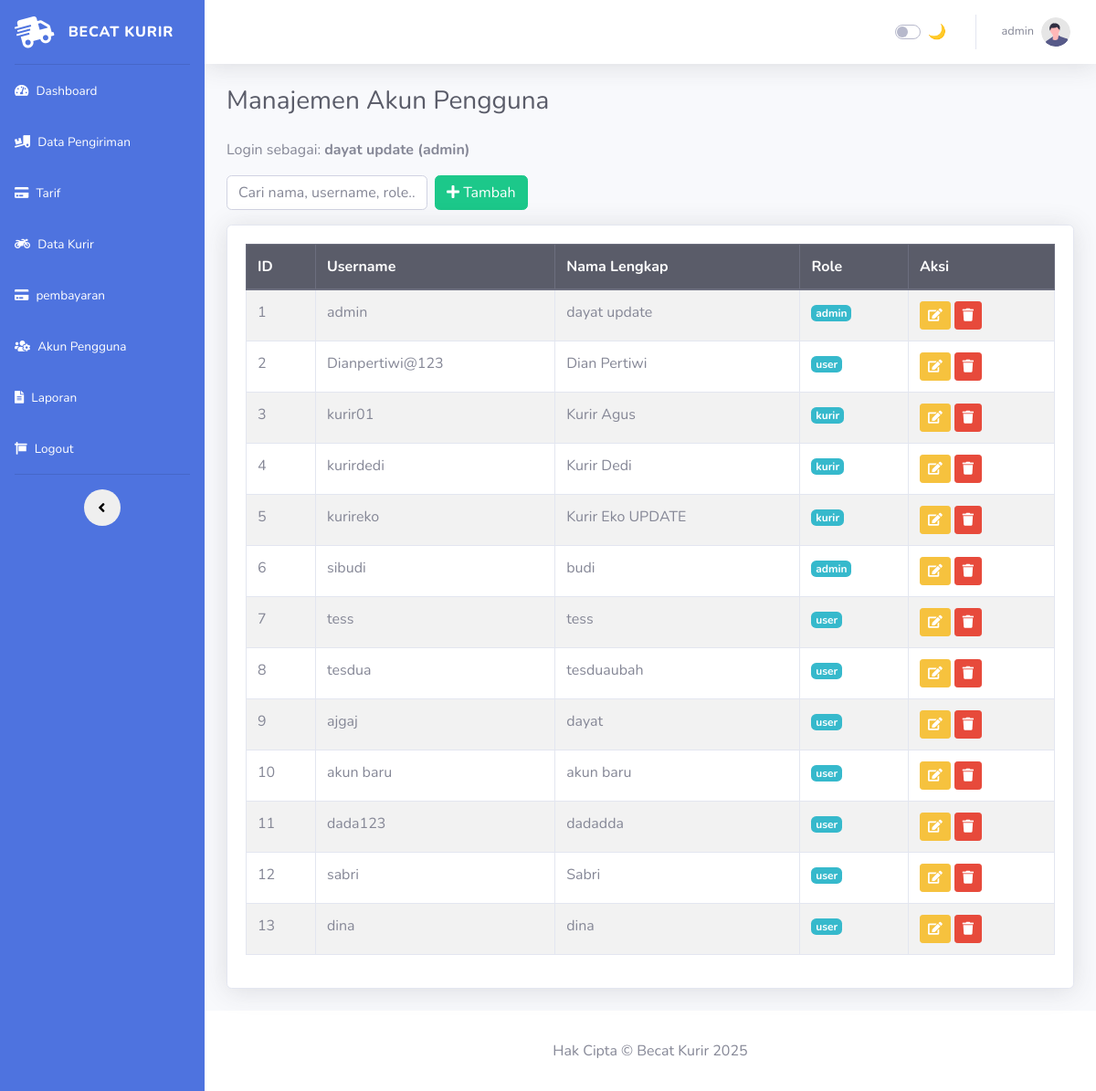
/admin-kurir/akun.php (signed in), run on the app's committed database.
### tables this page shows
CREATE TABLE `tbl_user` (
  `id_user` int NOT NULL,
  `username` varchar(20) DEFAULT NULL,
  `password` varchar(50) DEFAULT NULL,
  `role` enum('admin','kurir','user') NOT NULL DEFAULT 'user',
  `nama` varchar(30) DEFAULT NULL
);

### admin-kurir/akun.php (the view, shortened to what this page needs)
<?php
include 'config/koneksi.php';
$role = $_SESSION['level'];
$nama = $_SESSION['nama'];
$sql = "SELECT * FROM tbl_user";
$sql .= " ORDER BY id_user ASC";
$result = mysqli_query($conn, $sql);
$users = [];
while ($row = mysqli_fetch_assoc($result)) {
    $users[] = $row;
}
?>
<!DOCTYPE html>
<html lang="id">
<?php include 'head.php'; ?>
<body id="page-top">
<div id="wrapper">
<?php include 'sidebar.php'; ?>
<div id="content-wrapper" class="d-flex flex-column">
  <div id="content">
    <?php include 'navbar.php'; ?>
    <div class="container-fluid">
      <h1 class="h3 mb-4 text-gray-800">Manajemen Akun Pengguna</h1>
      <p class="text-muted mb-3">Login sebagai: <strong><?= htmlspecialchars($nama) ?> (<?= htmlspecialchars($role) ?>)</strong></p>
      <div class="form-inline mb-3">
  <input type="text" id="searchInput" class="form-control mr-7" placeholder="Cari nama, username, role...">
  <button type="button" class="btn btn-success ml-2" data-toggle="modal" data-target="#modalTambah">
    <i class="fas fa-plus"></i> Tambah
  </button>
</div>
      <div class="card shadow mb-4">
        <div class="card-body">
          <div class="table-responsive">
            <table class="table table-bordered table-striped">
              <thead class="thead-dark">
              <tr>
                <th>ID</th>
                <th>Username</th>
                <th>Nama Lengkap</th>
                <th>Role</th>
                <th>Aksi</th>
              </tr>
              </thead>
              <tbody id="dataUser">
              <?php foreach ($users as $user): ?>
              <tr>
                <td><?= $user['id_user'] ?></td>
                <td><?= htmlspecialchars($user['username']) ?></td>
                <td><?= htmlspecialchars($user['nama']) ?></td>
                <td><span class="badge badge-info"><?= $user['role'] ?></span></td>
                <td>
                  <button class="btn btn-warning btn-sm" data-toggle="modal" data-target="#modalEdit<?= $user['id_user'] ?>"><i class="fas fa-edit"></i></button>
                  <a href="proses_akun.php?hapus=<?= $user['id_user'] ?>" class="btn btn-danger btn-sm" onclick="return confirm('Yakin hapus akun ini?')"><i class="fas fa-trash"></i></a>
                </td>
              </tr>
              <?php endforeach; ?>
              </tbody>
            </table>
          </div>
        </div>
      </div>
    </div>
    <?php include 'footer.php'; ?>
  </div>
</div>
</div>
</body>
</html>

### data on the page
tbl_user: id_user "1", username "admin", nama "dayat update", role "admin"
tbl_user: id_user "2", username "Dianpertiwi@123", nama "Dian Pertiwi", role "user"
tbl_user: id_user "3", username "kurir01", nama "Kurir Agus", role "kurir"
tbl_user: id_user "4", username "kurirdedi", nama "Kurir Dedi", role "kurir"
tbl_user: id_user "5", username "kurireko", nama "Kurir Eko UPDATE", role "kurir"
tbl_user: id_user "6", username "sibudi", nama "budi", role "admin"
tbl_user: id_user "7", username "tess", nama "tess", role "user"
tbl_user: id_user "8", username "tesdua", nama "tesduaubah", role "user"
tbl_user: id_user "9", username "ajgaj", nama "dayat", role "user"
tbl_user: id_user "10", username "akun baru", nama "akun baru", role "user"
tbl_user: id_user "11", username "dada123", nama "dadadda", role "user"
tbl_user: id_user "12", username "sabri", nama "Sabri", role "user"
tbl_user: id_user "13", username "dina", nama "dina", role "user"

### other printed values
$_SESSION['username'] "admin"
$nama "dayat update"
$role "admin"
